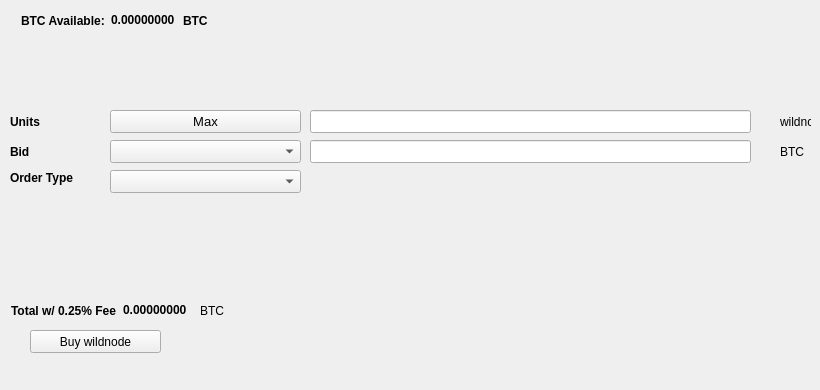
   <widget class="QWidget" name="BuyTab">
    <attribute name="title">
     <string>Buy</string>
    </attribute>
    <widget class="QPushButton" name="Buywildnode">
     <property name="geometry">
      <rect>
       <x>30</x>
       <y>330</y>
       <width>131</width>
       <height>23</height>
      </rect>
     </property>
     <property name="text">
      <string>Buy wildnode</string>
     </property>
     <property name="icon">
      <iconset resource="../wildnode.qrc">
       <normaloff>:/icons/bitcoin</normaloff>:/icons/bitcoin</iconset>
     </property>
    </widget>
    <widget class="QLabel" name="label_3">
     <property name="geometry">
      <rect>
       <x>10</x>
       <y>110</y>
       <width>46</width>
       <height>23</height>
      </rect>
     </property>
     <property name="font">
      <font>
       <weight>75</weight>
       <bold>true</bold>
      </font>
     </property>
     <property name="text">
      <string>Units</string>
     </property>
    </widget>
    <widget class="QLineEdit" name="UnitsInput">
     <property name="geometry">
      <rect>
       <x>310</x>
       <y>110</y>
       <width>441</width>
       <height>23</height>
      </rect>
     </property>
     <property name="font">
      <font>
       <pointsize>9</pointsize>
       <weight>75</weight>
       <bold>true</bold>
      </font>
     </property>
    </widget>
    <widget class="QLineEdit" name="BuyBidPriceEdit">
     <property name="geometry">
      <rect>
       <x>310</x>
       <y>140</y>
       <width>441</width>
       <height>23</height>
      </rect>
     </property>
     <property name="font">
      <font>
       <pointsize>9</pointsize>
       <weight>75</weight>
       <bold>true</bold>
      </font>
     </property>
    </widget>
    <widget class="QLabel" name="label_4">
     <property name="geometry">
      <rect>
       <x>780</x>
       <y>110</y>
       <width>31</width>
       <height>23</height>
      </rect>
     </property>
     <property name="text">
      <string>wildnode</string>
     </property>
    </widget>
    <widget class="QLabel" name="label_5">
     <property name="geometry">
      <rect>
       <x>780</x>
       <y>140</y>
       <width>31</width>
       <height>23</height>
      </rect>
     </property>
     <property name="text">
      <string>BTC</string>
     </property>
    </widget>
    <widget class="QLabel" name="label_6">
     <property name="geometry">
      <rect>
       <x>10</x>
       <y>140</y>
       <width>46</width>
       <height>23</height>
      </rect>
     </property>
     <property name="font">
      <font>
       <weight>75</weight>
       <bold>true</bold>
      </font>
     </property>
     <property name="text">
      <string>Bid</string>
     </property>
    </widget>
    <widget class="QLabel" name="label_7">
     <property name="geometry">
      <rect>
       <x>10</x>
       <y>170</y>
       <width>91</width>
       <height>16</height>
      </rect>
     </property>
     <property name="font">
      <font>
       <weight>75</weight>
       <bold>true</bold>
      </font>
     </property>
     <property name="text">
      <string>Order Type</string>
     </property>
    </widget>
    <widget class="QPushButton" name="Buy_Max_Amount">
     <property name="geometry">
      <rect>
       <x>110</x>
       <y>110</y>
       <width>191</width>
       <height>23</height>
      </rect>
     </property>
     <property name="font">
      <font>
       <pointsize>10</pointsize>
      </font>
     </property>
     <property name="text">
      <string>Max</string>
     </property>
    </widget>
    <widget class="QComboBox" name="BuyBidcomboBox">
     <property name="geometry">
      <rect>
       <x>110</x>
       <y>140</y>
       <width>191</width>
       <height>23</height>
      </rect>
     </property>
     <property name="font">
      <font>
       <pointsize>10</pointsize>
      </font>
     </property>
    </widget>
    <widget class="QComboBox" name="buyOrdertypeCombo">
     <property name="geometry">
      <rect>
       <x>110</x>
       <y>170</y>
       <width>191</width>
       <height>23</height>
      </rect>
     </property>
     <property name="font">
      <font>
       <pointsize>10</pointsize>
      </font>
     </property>
    </widget>
    <widget class="QWidget" name="layoutWidget1">
     <property name="geometry">
      <rect>
       <x>21</x>
       <y>11</y>
       <width>227</width>
       <height>19</height>
      </rect>
     </property>
     <layout class="QHBoxLayout" name="horizontalLayout_3">
      <item>
       <widget class="QLabel" name="label232">
        <property name="font">
         <font>
          <weight>75</weight>
          <bold>true</bold>
         </font>
        </property>
        <property name="text">
         <string>BTC Available:</string>
        </property>
       </widget>
      </item>
      <item>
       <widget class="QLabel" name="BtcAvailableLbl">
        <property name="palette">
         <palette>
          <active>
           <colorrole role="WindowText">
            <brush brushstyle="SolidPattern">
             <color alpha="255">
              <red>0</red>
              <green>0</green>
              <blue>0</blue>
             </color>
            </brush>
           </colorrole>
           <colorrole role="Button">
            <brush brushstyle="SolidPattern">
             <color alpha="255">
              <red>0</red>
              <green>170</green>
              <blue>0</blue>
             </color>
            </brush>
           </colorrole>
           <colorrole role="Light">
            <brush brushstyle="SolidPattern">
             <color alpha="255">
              <red>0</red>
              <green>255</green>
              <blue>0</blue>
             </color>
            </brush>
           </colorrole>
           <colorrole role="Midlight">
            <brush brushstyle="SolidPattern">
             <color alpha="255">
              <red>0</red>
              <green>212</green>
              <blue>0</blue>
             </color>
            </brush>
           </colorrole>
           <colorrole role="Dark">
            <brush brushstyle="SolidPattern">
             <color alpha="255">
              <red>0</red>
              <green>85</green>
              <blue>0</blue>
             </color>
            </brush>
           </colorrole>
           <colorrole role="Mid">
            <brush brushstyle="SolidPattern">
             <color alpha="255">
              <red>0</red>
              <green>113</green>
              <blue>0</blue>
             </color>
            </brush>
           </colorrole>
           <colorrole role="Text">
            <brush brushstyle="SolidPattern">
             <color alpha="255">
              <red>0</red>
              <green>170</green>
              <blue>0</blue>
             </color>
            </brush>
           </colorrole>
           <colorrole role="BrightText">
            <brush brushstyle="SolidPattern">
             <color alpha="255">
              <red>255</red>
              <green>255</green>
              <blue>255</blue>
             </color>
            </brush>
           </colorrole>
           <colorrole role="ButtonText">
            <brush brushstyle="SolidPattern">
             <color alpha="255">
              <red>0</red>
              <green>0</green>
              <blue>0</blue>
             </color>
            </brush>
           </colorrole>
           <colorrole role="Base">
            <brush brushstyle="SolidPattern">
             <color alpha="255">
              <red>255</red>
              <green>255</green>
              <blue>255</blue>
             </color>
            </brush>
           </colorrole>
           <colorrole role="Window">
            <brush brushstyle="SolidPattern">
             <color alpha="255">
              <red>0</red>
              <green>170</green>
              <blue>0</blue>
             </color>
            </brush>
           </colorrole>
           <colorrole role="Shadow">
            <brush brushstyle="SolidPattern">
             <color alpha="255">
              <red>0</red>
              <green>0</green>
              <blue>0</blue>
             </color>
            </brush>
           </colorrole>
           <colorrole role="AlternateBase">
            <brush brushstyle="SolidPattern">
             <color alpha="255">
              <red>127</red>
              <green>212</green>
              <blue>127</blue>
             </color>
            </brush>
           </colorrole>
           <colorrole role="ToolTipBase">
            <brush brushstyle="SolidPattern">
             <color alpha="255">
              <red>255</red>
              <green>255</green>
              <blue>220</blue>
             </color>
            </brush>
           </colorrole>
           <colorrole role="ToolTipText">
            <brush brushstyle="SolidPattern">
             <color alpha="255">
              <red>0</red>
              <green>0</green>
              <blue>0</blue>
             </color>
            </brush>
           </colorrole>
          </active>
          <inactive>
           <colorrole role="WindowText">
            <brush brushstyle="SolidPattern">
             <color alpha="255">
              <red>0</red>
              <green>0</green>
              <blue>0</blue>
             </color>
            </brush>
           </colorrole>
           <colorrole role="Button">
            <brush brushstyle="SolidPattern">
             <color alpha="255">
              <red>0</red>
              <green>170</green>
              <blue>0</blue>
             </color>
            </brush>
           </colorrole>
           <colorrole role="Light">
            <brush brushstyle="SolidPattern">
             <color alpha="255">
              <red>0</red>
              <green>255</green>
              <blue>0</blue>
             </color>
            </brush>
           </colorrole>
           <colorrole role="Midlight">
            <brush brushstyle="SolidPattern">
             <color alpha="255">
              <red>0</red>
              <green>212</green>
              <blue>0</blue>
             </color>
            </brush>
           </colorrole>
           <colorrole role="Dark">
            <brush brushstyle="SolidPattern">
             <color alpha="255">
              <red>0</red>
              <green>85</green>
              <blue>0</blue>
             </color>
            </brush>
           </colorrole>
           <colorrole role="Mid">
            <brush brushstyle="SolidPattern">
             <color alpha="255">
              <red>0</red>
              <green>113</green>
              <blue>0</blue>
             </color>
            </brush>
           </colorrole>
           <colorrole role="Text">
            <brush brushstyle="SolidPattern">
             <color alpha="255">
              <red>0</red>
              <green>170</green>
              <blue>0</blue>
             </color>
            </brush>
           </colorrole>
           <colorrole role="BrightText">
            <brush brushstyle="SolidPattern">
             <color alpha="255">
              <red>255</red>
              <green>255</green>
              <blue>255</blue>
             </color>
            </brush>
           </colorrole>
           <colorrole role="ButtonText">
            <brush brushstyle="SolidPattern">
             <color alpha="255">
              <red>0</red>
              <green>0</green>
              <blue>0</blue>
             </color>
            </brush>
           </colorrole>
           <colorrole role="Base">
            <brush brushstyle="SolidPattern">
             <color alpha="255">
              <red>255</red>
              <green>255</green>
              <blue>255</blue>
             </color>
            </brush>
           </colorrole>
           <colorrole role="Window">
            <brush brushstyle="SolidPattern">
             <color alpha="255">
              <red>0</red>
              <green>170</green>
              <blue>0</blue>
             </color>
            </brush>
           </colorrole>
           <colorrole role="Shadow">
            <brush brushstyle="SolidPattern">
             <color alpha="255">
              <red>0</red>
              <green>0</green>
              <blue>0</blue>
             </color>
            </brush>
           </colorrole>
           <colorrole role="AlternateBase">
            <brush brushstyle="SolidPattern">
             <color alpha="255">
              <red>127</red>
              <green>212</green>
              <blue>127</blue>
             </color>
            </brush>
           </colorrole>
           <colorrole role="ToolTipBase">
            <brush brushstyle="SolidPattern">
             <color alpha="255">
              <red>255</red>
              <green>255</green>
              <blue>220</blue>
             </color>
            </brush>
           </colorrole>
           <colorrole role="ToolTipText">
            <brush brushstyle="SolidPattern">
             <color alpha="255">
              <red>0</red>
              <green>0</green>
              <blue>0</blue>
             </color>
            </brush>
           </colorrole>
          </inactive>
          <disabled>
           <colorrole role="WindowText">
            <brush brushstyle="SolidPattern">
             <color alpha="255">
              <red>0</red>
              <green>85</green>
              <blue>0</blue>
             </color>
            </brush>
           </colorrole>
           <colorrole role="Button">
            <brush brushstyle="SolidPattern">
             <color alpha="255">
              <red>0</red>
              <green>170</green>
              <blue>0</blue>
             </color>
            </brush>
           </colorrole>
           <colorrole role="Light">
            <brush brushstyle="SolidPattern">
             <color alpha="255">
              <red>0</red>
              <green>255</green>
              <blue>0</blue>
             </color>
            </brush>
           </colorrole>
           <colorrole role="Midlight">
            <brush brushstyle="SolidPattern">
             <color alpha="255">
              <red>0</red>
              <green>212</green>
              <blue>0</blue>
             </color>
            </brush>
           </colorrole>
           <colorrole role="Dark">
            <brush brushstyle="SolidPattern">
             <color alpha="255">
              <red>0</red>
              <green>85</green>
              <blue>0</blue>
             </color>
            </brush>
           </colorrole>
           <colorrole role="Mid">
            <brush brushstyle="SolidPattern">
             <color alpha="255">
              <red>0</red>
              <green>113</green>
              <blue>0</blue>
             </color>
            </brush>
           </colorrole>
           <colorrole role="Text">
            <brush brushstyle="SolidPattern">
             <color alpha="255">
              <red>0</red>
              <green>85</green>
              <blue>0</blue>
             </color>
            </brush>
           </colorrole>
           <colorrole role="BrightText">
            <brush brushstyle="SolidPattern">
             <color alpha="255">
              <red>255</red>
              <green>255</green>
              <blue>255</blue>
             </color>
            </brush>
           </colorrole>
           <colorrole role="ButtonText">
            <brush brushstyle="SolidPattern">
             <color alpha="255">
              <red>0</red>
              <green>85</green>
              <blue>0</blue>
             </color>
            </brush>
           </colorrole>
           <colorrole role="Base">
            <brush brushstyle="SolidPattern">
             <color alpha="255">
              <red>0</red>
              <green>170</green>
              <blue>0</blue>
             </color>
            </brush>
           </colorrole>
           <colorrole role="Window">
            <brush brushstyle="SolidPattern">
             <color alpha="255">
              <red>0</red>
              <green>170</green>
              <blue>0</blue>
             </color>
            </brush>
           </colorrole>
           <colorrole role="Shadow">
            <brush brushstyle="SolidPattern">
             <color alpha="255">
              <red>0</red>
              <green>0</green>
              <blue>0</blue>
             </color>
            </brush>
           </colorrole>
           <colorrole role="AlternateBase">
            <brush brushstyle="SolidPattern">
             <color alpha="255">
              <red>0</red>
              <green>170</green>
              <blue>0</blue>
             </color>
            </brush>
           </colorrole>
           <colorrole role="ToolTipBase">
            <brush brushstyle="SolidPattern">
             <color alpha="255">
              <red>255</red>
              <green>255</green>
              <blue>220</blue>
             </color>
            </brush>
           </colorrole>
           <colorrole role="ToolTipText">
            <brush brushstyle="SolidPattern">
             <color alpha="255">
              <red>0</red>
              <green>0</green>
              <blue>0</blue>
             </color>
            </brush>
           </colorrole>
          </disabled>
         </palette>
        </property>
        <property name="font">
         <font>
          <weight>75</weight>
          <bold>true</bold>
         </font>
        </property>
        <property name="text">
         <string>0.00000000</string>
        </property>
        <property name="textInteractionFlags">
         <set>Qt::LinksAccessibleByMouse|Qt::TextSelectableByKeyboard|Qt::TextSelectableByMouse</set>
        </property>
       </widget>
      </item>
      <item>
       <widget class="QLabel" name="BtcAvailableLbl_2">
        <property name="font">
         <font>
          <weight>75</weight>
          <bold>true</bold>
         </font>
        </property>
        <property name="text">
         <string>BTC</string>
        </property>
       </widget>
      </item>
     </layout>
    </widget>
    <widget class="QWidget" name="layoutWidge2">
     <property name="geometry">
      <rect>
       <x>11</x>
       <y>301</y>
       <width>259</width>
       <height>19</height>
      </rect>
     </property>
     <layout class="QHBoxLayout" name="horizontalLayout_4">
      <item>
       <widget class="QLabel" name="label_9">
        <property name="font">
         <font>
          <weight>75</weight>
          <bold>true</bold>
         </font>
        </property>
        <property name="text">
         <string>Total w/ 0.25% Fee</string>
        </property>
       </widget>
      </item>
      <item>
       <widget class="QLabel" name="BuyCostLabel">
        <property name="palette">
         <palette>
          <active>
           <colorrole role="WindowText">
            <brush brushstyle="SolidPattern">
             <color alpha="255">
              <red>0</red>
              <green>0</green>
              <blue>0</blue>
             </color>
            </brush>
           </colorrole>
           <colorrole role="Button">
            <brush brushstyle="SolidPattern">
             <color alpha="255">
              <red>0</red>
              <green>170</green>
              <blue>0</blue>
             </color>
            </brush>
           </colorrole>
           <colorrole role="Light">
            <brush brushstyle="SolidPattern">
             <color alpha="255">
              <red>0</red>
              <green>255</green>
              <blue>0</blue>
             </color>
            </brush>
           </colorrole>
           <colorrole role="Midlight">
            <brush brushstyle="SolidPattern">
             <color alpha="255">
              <red>0</red>
              <green>212</green>
              <blue>0</blue>
             </color>
            </brush>
           </colorrole>
           <colorrole role="Dark">
            <brush brushstyle="SolidPattern">
             <color alpha="255">
              <red>0</red>
              <green>85</green>
              <blue>0</blue>
             </color>
            </brush>
           </colorrole>
           <colorrole role="Mid">
            <brush brushstyle="SolidPattern">
             <color alpha="255">
              <red>0</red>
              <green>113</green>
              <blue>0</blue>
             </color>
            </brush>
           </colorrole>
           <colorrole role="Text">
            <brush brushstyle="SolidPattern">
             <color alpha="255">
              <red>0</red>
              <green>170</green>
              <blue>0</blue>
             </color>
            </brush>
           </colorrole>
           <colorrole role="BrightText">
            <brush brushstyle="SolidPattern">
             <color alpha="255">
              <red>255</red>
              <green>255</green>
              <blue>255</blue>
             </color>
            </brush>
           </colorrole>
           <colorrole role="ButtonText">
            <brush brushstyle="SolidPattern">
             <color alpha="255">
              <red>0</red>
              <green>0</green>
              <blue>0</blue>
             </color>
            </brush>
           </colorrole>
           <colorrole role="Base">
            <brush brushstyle="SolidPattern">
             <color alpha="255">
              <red>255</red>
              <green>255</green>
              <blue>255</blue>
             </color>
            </brush>
           </colorrole>
           <colorrole role="Window">
            <brush brushstyle="SolidPattern">
             <color alpha="255">
              <red>0</red>
              <green>170</green>
              <blue>0</blue>
             </color>
            </brush>
           </colorrole>
           <colorrole role="Shadow">
            <brush brushstyle="SolidPattern">
             <color alpha="255">
              <red>0</red>
              <green>0</green>
              <blue>0</blue>
             </color>
            </brush>
           </colorrole>
           <colorrole role="AlternateBase">
            <brush brushstyle="SolidPattern">
             <color alpha="255">
              <red>127</red>
              <green>212</green>
              <blue>127</blue>
             </color>
            </brush>
           </colorrole>
           <colorrole role="ToolTipBase">
            <brush brushstyle="SolidPattern">
             <color alpha="255">
              <red>255</red>
              <green>255</green>
              <blue>220</blue>
             </color>
            </brush>
           </colorrole>
           <colorrole role="ToolTipText">
            <brush brushstyle="SolidPattern">
             <color alpha="255">
              <red>0</red>
              <green>0</green>
              <blue>0</blue>
             </color>
            </brush>
           </colorrole>
          </active>
          <inactive>
           <colorrole role="WindowText">
            <brush brushstyle="SolidPattern">
             <color alpha="255">
              <red>0</red>
              <green>0</green>
              <blue>0</blue>
             </color>
            </brush>
           </colorrole>
           <colorrole role="Button">
            <brush brushstyle="SolidPattern">
             <color alpha="255">
              <red>0</red>
              <green>170</green>
              <blue>0</blue>
             </color>
            </brush>
           </colorrole>
           <colorrole role="Light">
            <brush brushstyle="SolidPattern">
             <color alpha="255">
              <red>0</red>
              <green>255</green>
              <blue>0</blue>
             </color>
            </brush>
           </colorrole>
           <colorrole role="Midlight">
            <brush brushstyle="SolidPattern">
             <color alpha="255">
              <red>0</red>
              <green>212</green>
              <blue>0</blue>
             </color>
            </brush>
           </colorrole>
           <colorrole role="Dark">
            <brush brushstyle="SolidPattern">
             <color alpha="255">
              <red>0</red>
              <green>85</green>
              <blue>0</blue>
             </color>
            </brush>
           </colorrole>
           <colorrole role="Mid">
            <brush brushstyle="SolidPattern">
             <color alpha="255">
              <red>0</red>
              <green>113</green>
              <blue>0</blue>
             </color>
            </brush>
           </colorrole>
           <colorrole role="Text">
            <brush brushstyle="SolidPattern">
             <color alpha="255">
              <red>0</red>
              <green>170</green>
              <blue>0</blue>
             </color>
            </brush>
           </colorrole>
           <colorrole role="BrightText">
            <brush brushstyle="SolidPattern">
             <color alpha="255">
              <red>255</red>
              <green>255</green>
              <blue>255</blue>
             </color>
            </brush>
           </colorrole>
           <colorrole role="ButtonText">
            <brush brushstyle="SolidPattern">
             <color alpha="255">
              <red>0</red>
              <green>0</green>
              <blue>0</blue>
             </color>
            </brush>
           </colorrole>
           <colorrole role="Base">
            <brush brushstyle="SolidPattern">
             <color alpha="255">
              <red>255</red>
              <green>255</green>
              <blue>255</blue>
             </color>
            </brush>
           </colorrole>
           <colorrole role="Window">
            <brush brushstyle="SolidPattern">
             <color alpha="255">
              <red>0</red>
              <green>170</green>
              <blue>0</blue>
             </color>
            </brush>
           </colorrole>
           <colorrole role="Shadow">
            <brush brushstyle="SolidPattern">
             <color alpha="255">
              <red>0</red>
              <green>0</green>
              <blue>0</blue>
             </color>
            </brush>
           </colorrole>
           <colorrole role="AlternateBase">
            <brush brushstyle="SolidPattern">
             <color alpha="255">
              <red>127</red>
              <green>212</green>
              <blue>127</blue>
             </color>
            </brush>
           </colorrole>
           <colorrole role="ToolTipBase">
            <brush brushstyle="SolidPattern">
             <color alpha="255">
              <red>255</red>
              <green>255</green>
              <blue>220</blue>
             </color>
            </brush>
           </colorrole>
           <colorrole role="ToolTipText">
            <brush brushstyle="SolidPattern">
             <color alpha="255">
              <red>0</red>
              <green>0</green>
              <blue>0</blue>
             </color>
            </brush>
           </colorrole>
          </inactive>
          <disabled>
           <colorrole role="WindowText">
            <brush brushstyle="SolidPattern">
             <color alpha="255">
              <red>0</red>
              <green>85</green>
              <blue>0</blue>
             </color>
            </brush>
           </colorrole>
           <colorrole role="Button">
            <brush brushstyle="SolidPattern">
             <color alpha="255">
              <red>0</red>
              <green>170</green>
              <blue>0</blue>
             </color>
            </brush>
           </colorrole>
           <colorrole role="Light">
            <brush brushstyle="SolidPattern">
             <color alpha="255">
              <red>0</red>
              <green>255</green>
              <blue>0</blue>
             </color>
            </brush>
           </colorrole>
           <colorrole role="Midlight">
            <brush brushstyle="SolidPattern">
             <color alpha="255">
              <red>0</red>
              <green>212</green>
              <blue>0</blue>
             </color>
            </brush>
           </colorrole>
           <colorrole role="Dark">
            <brush brushstyle="SolidPattern">
             <color alpha="255">
              <red>0</red>
              <green>85</green>
              <blue>0</blue>
             </color>
            </brush>
           </colorrole>
           <colorrole role="Mid">
            <brush brushstyle="SolidPattern">
             <color alpha="255">
              <red>0</red>
              <green>113</green>
              <blue>0</blue>
             </color>
            </brush>
           </colorrole>
           <colorrole role="Text">
            <brush brushstyle="SolidPattern">
             <color alpha="255">
              <red>0</red>
              <green>85</green>
              <blue>0</blue>
             </color>
            </brush>
           </colorrole>
           <colorrole role="BrightText">
            <brush brushstyle="SolidPattern">
             <color alpha="255">
              <red>255</red>
              <green>255</green>
              <blue>255</blue>
             </color>
            </brush>
           </colorrole>
           <colorrole role="ButtonText">
            <brush brushstyle="SolidPattern">
             <color alpha="255">
              <red>0</red>
              <green>85</green>
              <blue>0</blue>
             </color>
            </brush>
           </colorrole>
           <colorrole role="Base">
            <brush brushstyle="SolidPattern">
             <color alpha="255">
              <red>0</red>
              <green>170</green>
              <blue>0</blue>
             </color>
            </brush>
           </colorrole>
           <colorrole role="Window">
            <brush brushstyle="SolidPattern">
             <color alpha="255">
              <red>0</red>
              <green>170</green>
              <blue>0</blue>
             </color>
            </brush>
           </colorrole>
           <colorrole role="Shadow">
            <brush brushstyle="SolidPattern">
             <color alpha="255">
              <red>0</red>
              <green>0</green>
              <blue>0</blue>
             </color>
            </brush>
           </colorrole>
           <colorrole role="AlternateBase">
            <brush brushstyle="SolidPattern">
             <color alpha="255">
              <red>0</red>
              <green>170</green>
              <blue>0</blue>
             </color>
            </brush>
           </colorrole>
           <colorrole role="ToolTipBase">
            <brush brushstyle="SolidPattern">
             <color alpha="255">
              <red>255</red>
              <green>255</green>
              <blue>220</blue>
             </color>
            </brush>
           </colorrole>
           <colorrole role="ToolTipText">
            <brush brushstyle="SolidPattern">
             <color alpha="255">
              <red>0</red>
              <green>0</green>
              <blue>0</blue>
             </color>
            </brush>
           </colorrole>
          </disabled>
         </palette>
        </property>
        <property name="font">
         <font>
          <weight>75</weight>
          <bold>true</bold>
         </font>
        </property>
        <property name="autoFillBackground">
         <bool>false</bool>
        </property>
        <property name="text">
         <string>0.00000000</string>
        </property>
        <property name="textInteractionFlags">
         <set>Qt::LinksAccessibleByMouse|Qt::TextSelectableByMouse</set>
        </property>
       </widget>
      </item>
      <item>
       <widget class="QLabel" name="label_10">
        <property name="font">
         <font>
          <weight>50</weight>
          <bold>false</bold>
         </font>
        </property>
        <property name="text">
         <string>BTC</string>
        </property>
       </widget>
      </item>
     </layout>
    </widget>
    <widget class="QLabel" name="label_24">
     <property name="geometry">
      <rect>
       <x>460</x>
       <y>300</y>
       <width>281</width>
       <height>81</height>
      </rect>
     </property>
     <property name="text">
      <string/>
     </property>
     <property name="pixmap">
      <pixmap>:/images/bittrex</pixmap>
     </property>
    </widget>
   </widget>
